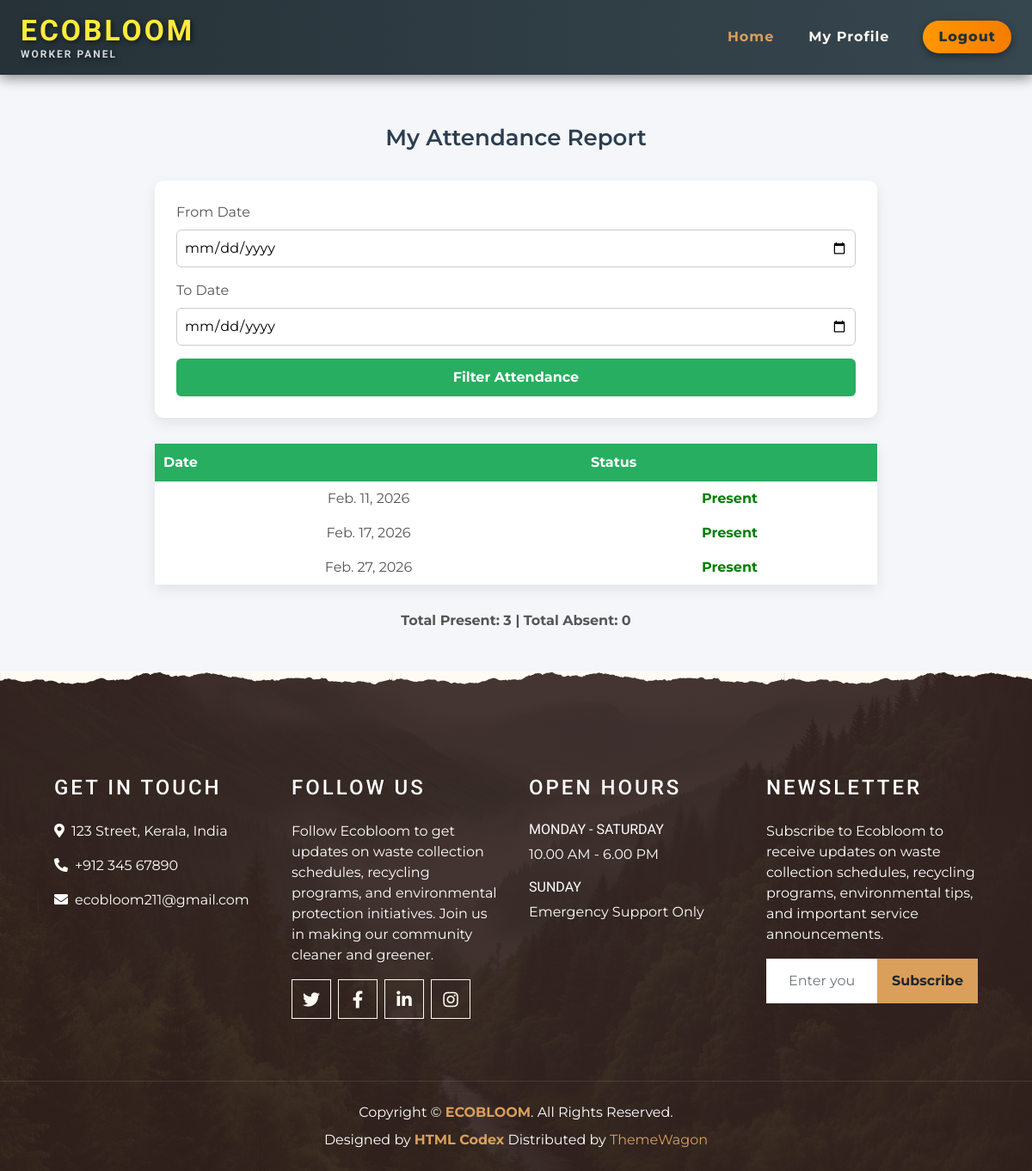
The page /worker/WorkerMyAttendance/ (signed in) on the database as committed earlier.
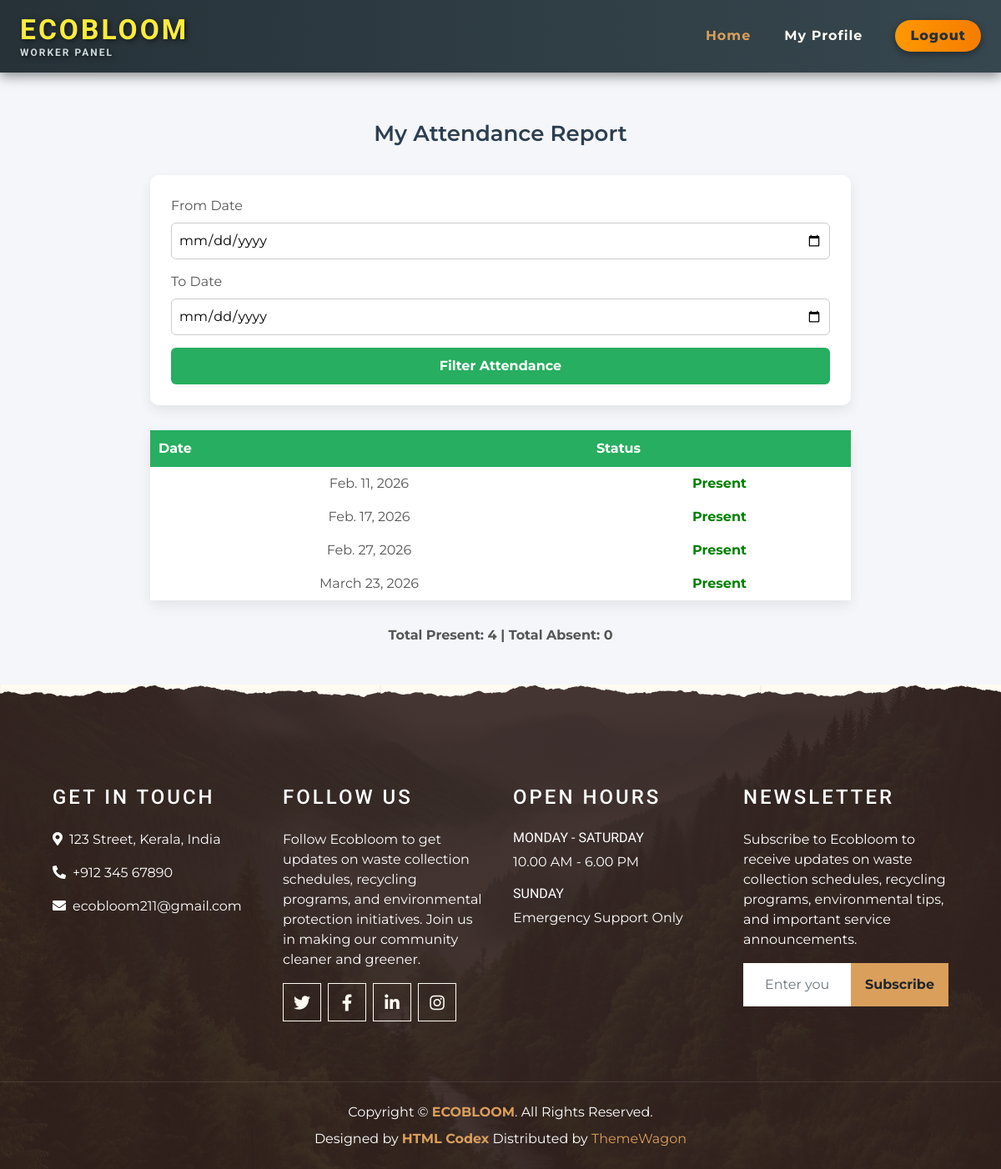
The same page on the database as committed later.
### worker/models.py (models this page shows)
class tbl_workerattendence(models.Model):
    workerattendence_datetime=models.DateField(auto_now_add=True)
    workerattendence_status=models.IntegerField(default=0)
    worker_id=models.ForeignKey(tbl_worker, on_delete=models.CASCADE)

### worker/views.py (the view)
# urls.py: path('WorkerMyAttendance/', views.WorkerMyAttendance, name="WorkerMyAttendance"),
def WorkerMyAttendance(request):
    if "wid" not in request.session:
        return redirect("Guest:Login")
    worker = tbl_worker.objects.get(id=request.session['wid'])
    report = None
    total_present = 0
    total_absent = 0
    if request.method == "POST":
        from_date = request.POST.get("from_date")
        to_date = request.POST.get("to_date")
        report = tbl_workerattendence.objects.filter(
            worker_id=worker,
            workerattendence_datetime__range=[from_date, to_date]
        )
    else:
        report = tbl_workerattendence.objects.filter(
            worker_id=worker
        )
    total_present = report.filter(workerattendence_status=1).count()
    total_absent = report.filter(workerattendence_status=0).count()
    return render(request, "worker/WorkerMyAttendance.html", {
        "report": report,
        "total_present": total_present,
        "total_absent": total_absent
    })

### worker/Templates/Worker/WorkerMyAttendance.html (shortened to what this page needs)
{% extends 'Worker/Head.html' %}
{% block content %}
<div class="title">My Attendance Report</div>
<div class="card-box">
    <form method="post">
        <div class="form-group">
            <label>From Date</label>
            <input type="date" name="from_date" required>
        </div>
        <div class="form-group">
            <label>To Date</label>
            <input type="date" name="to_date" required>
        </div>
        <button type="submit">Filter Attendance</button>
    </form>
</div>
{% if report %}
<table>
    <tr>
        <th>Date</th>
        <th>Status</th>
    </tr>
    {% for i in report %}
    <tr>
        <td>{{ i.workerattendence_datetime }}</td>
        <td>
            {% if i.workerattendence_status == 1 %}
                <span class="present">Present</span>
            {% else %}
                <span class="absent">Absent</span>
            {% endif %}
        </td>
    </tr>
    {% empty %}
    <tr>
        <td colspan="2">No attendance records found</td>
    </tr>
    {% endfor %}
</table>
<div class="summary">
    Total Present: {{ total_present }} |
    Total Absent: {{ total_absent }}
</div>
{% endif %}
{% endblock %}

Rows that differ between the two databases and show on the page:
added tbl_workerattendence: workerattendence_datetime "March 23, 2026", workerattendence_status "Present"
Other text that changed with them:
{{ total_present }}: "3" → "4"
